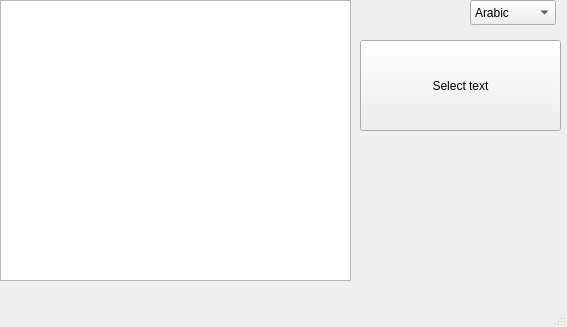
<?xml version="1.0" encoding="UTF-8"?>
<ui version="4.0">
 <class>MainWindow</class>
 <widget class="QMainWindow" name="MainWindow">
  <property name="geometry">
   <rect>
    <x>0</x>
    <y>0</y>
    <width>567</width>
    <height>327</height>
   </rect>
  </property>
  <property name="windowTitle">
   <string>MainWindow</string>
  </property>
  <widget class="QWidget" name="centralwidget">
   <widget class="QTextEdit" name="textEdit">
    <property name="geometry">
     <rect>
      <x>0</x>
      <y>0</y>
      <width>351</width>
      <height>281</height>
     </rect>
    </property>
   </widget>
   <widget class="QPushButton" name="SelectText">
    <property name="geometry">
     <rect>
      <x>360</x>
      <y>40</y>
      <width>201</width>
      <height>91</height>
     </rect>
    </property>
    <property name="text">
     <string>Select text</string>
    </property>
   </widget>
   <widget class="QComboBox" name="comboBox">
    <property name="geometry">
     <rect>
      <x>470</x>
      <y>0</y>
      <width>86</width>
      <height>25</height>
     </rect>
    </property>
    <item>
     <property name="text">
      <string>Arabic</string>
     </property>
    </item>
    <item>
     <property name="text">
      <string>Chinese simple</string>
     </property>
    </item>
    <item>
     <property name="text">
      <string>Chinese traditional</string>
     </property>
    </item>
    <item>
     <property name="text">
      <string>English</string>
     </property>
    </item>
    <item>
     <property name="text">
      <string>French</string>
     </property>
    </item>
    <item>
     <property name="text">
      <string>German</string>
     </property>
    </item>
    <item>
     <property name="text">
      <string>Italian</string>
     </property>
    </item>
    <item>
     <property name="text">
      <string>Japanese</string>
     </property>
    </item>
    <item>
     <property name="text">
      <string>Kazakh</string>
     </property>
    </item>
    <item>
     <property name="text">
      <string>Korean</string>
     </property>
    </item>
    <item>
     <property name="text">
      <string>Kyrgyz</string>
     </property>
    </item>
    <item>
     <property name="text">
      <string>Persian</string>
     </property>
    </item>
    <item>
     <property name="text">
      <string>Polish</string>
     </property>
    </item>
    <item>
     <property name="text">
      <string>Portuguese </string>
     </property>
    </item>
    <item>
     <property name="text">
      <string>Russian</string>
     </property>
    </item>
    <item>
     <property name="text">
      <string>Spanish</string>
     </property>
    </item>
    <item>
     <property name="text">
      <string>Swedish</string>
     </property>
    </item>
    <item>
     <property name="text">
      <string>Tajik</string>
     </property>
    </item>
    <item>
     <property name="text">
      <string>Turkish</string>
     </property>
    </item>
    <item>
     <property name="text">
      <string>Uzbek</string>
     </property>
    </item>
    <item>
     <property name="text">
      <string>Vietnamese</string>
     </property>
    </item>
   </widget>
  </widget>
  <widget class="QMenuBar" name="menubar">
   <property name="geometry">
    <rect>
     <x>0</x>
     <y>0</y>
     <width>567</width>
     <height>22</height>
    </rect>
   </property>
  </widget>
  <widget class="QStatusBar" name="statusbar"/>
 </widget>
 <resources/>
 <connections/>
</ui>
